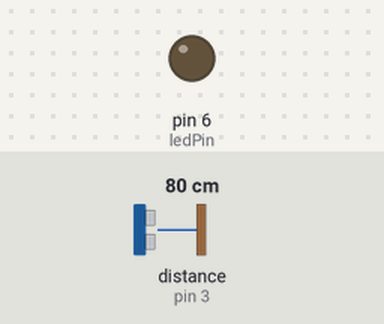
The sketch below on a simulated Arduino Uno, built with avr-gcc and run on an emulated ATmega328P. Parts: output pins drawn as LEDs (lit = HIGH). Wiring (inferred from the names in the program): ultrasonic range finder: trigger pin 2; echo pin 3. Inputs (shaded band) come from the test bench; at power-on: distance to the obstacle (sensor on pin 3) 80 cm. The echo pulse lasts 58.3 µs per cm; pins used as bus, display or sensor lines are not drawn; what the sketch prints to the serial monitor is not drawn.

Above: at 1.2 s.
1.3 s: distance to the obstacle (sensor on pin 3) set to 2 cm
At 2.5 s:
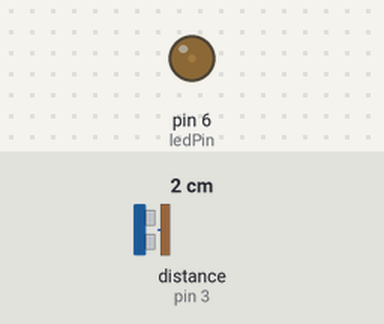
2.8 s: distance to the obstacle (sensor on pin 3) set to 4 cm
At 4.2 s:
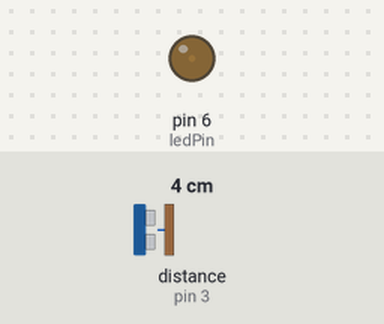
5.8 s: distance to the obstacle (sensor on pin 3) set to 7 cm
At 6.1 s:
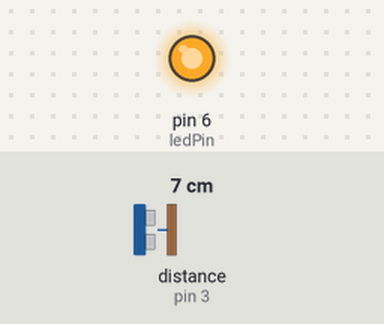
7.3 s: distance to the obstacle (sensor on pin 3) set to 35 cm
At 8.7 s:
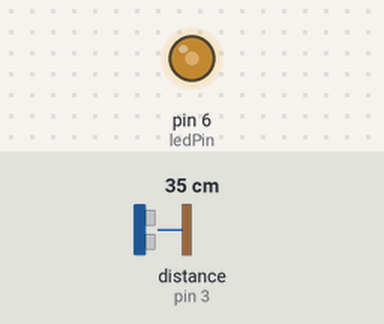
Timing chart, 0 to 9.8 s (numbered marks = the images above; inputs shaded):
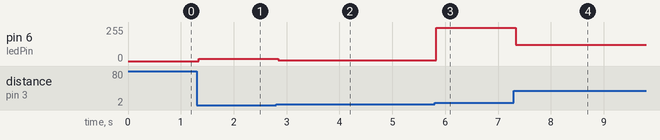

Measured:
- the behaviour switches between 5 and 6 cm on distance to the obstacle (sensor on pin 3) (found by bisection; images 2 and 3)
- after the input at 1.3 s, pin 6 (ledPin): 0/255 → 16/255 at once
- after the input at 2.8 s, pin 6 (ledPin): 16/255 → 7/255 at once
- after the input at 5.8 s, pin 6 (ledPin): 7/255 → 250/255 at once
- after the input at 7.3 s, pin 6 (ledPin): 250/255 → 121/255 at once

The sketch:

REX_Trial_UltrasonicMeasure3.ino
```cpp
/*超音波センサーを使って人を検知しよう！その2
 * 内容
 * 距離によってLEDの明るさを変える
 */
const int tringPin = 2;
const int echoPin = 3;
const int ledPin = 6;

double duration = 0;
double distance = 0;

// Arduinoが起動した時，1度だけ実行
void setup() {
  Serial.begin(9600);
  pinMode(tringPin, OUTPUT);
  pinMode(echoPin, INPUT);
  pinMode(ledPin,OUTPUT);
}

// 起動中ずっと実行
void loop() {
  // 両方のピンをLOWで初期化
  digitalWrite(tringPin, LOW);
  digitalWrite(echoPin, LOW);
  delayMicroseconds(1); // 1us待つ
  digitalWrite(tringPin, HIGH); // 超音波パルスをを発射
  delayMicroseconds(10); // 10us間待つ←リファレンスに準じて，最低10us必要
  digitalWrite(tringPin, LOW); // パルスを止める
  duration = pulseIn(echoPin, HIGH)* pow(10,-6); // パルスが帰ってくるまでの時間μsを秒へ変換
  distance = duration * 34000 / 2; // 距離 = 時間 * 速度で表せるので，速度は音速340m/sなので→3400cm/sとする．2で割るのは，進んだ距離は出てきて帰ってきた時までの距離のため
  Serial.print("距離は");
  Serial.print(distance);
  Serial.println("cmです");

  //距離が30[cm]未満の時LEDを光らせる
  if(distance < 60){
    analogWrite(ledPin,map(distance,5,60,254,0));
  }else{
    analogWrite(ledPin,0);
  }
}
```
